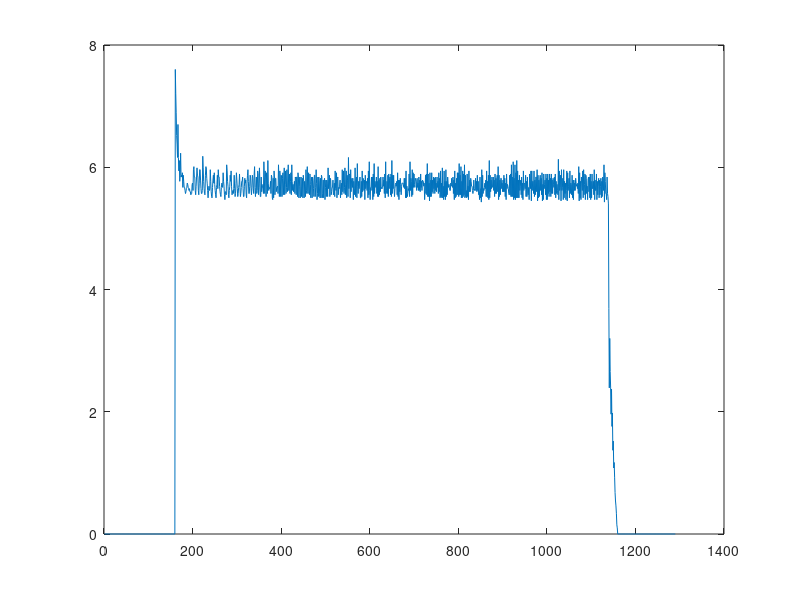
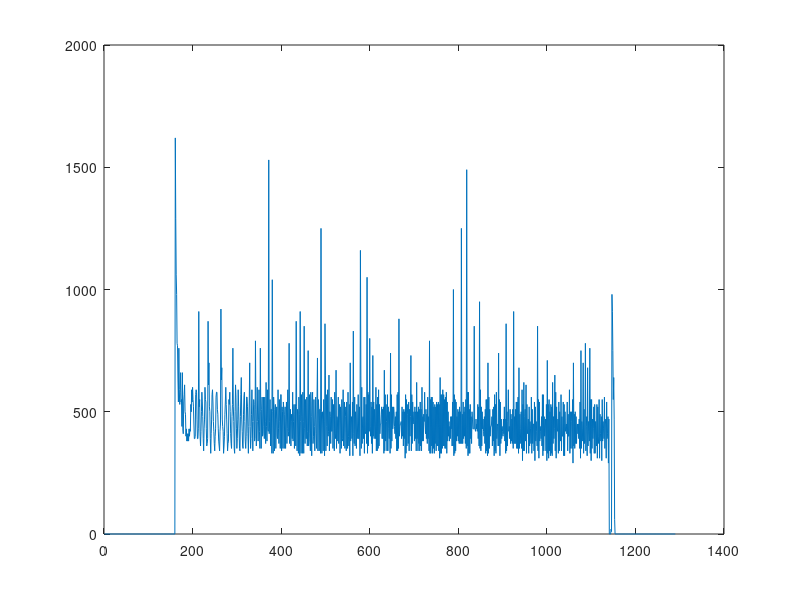
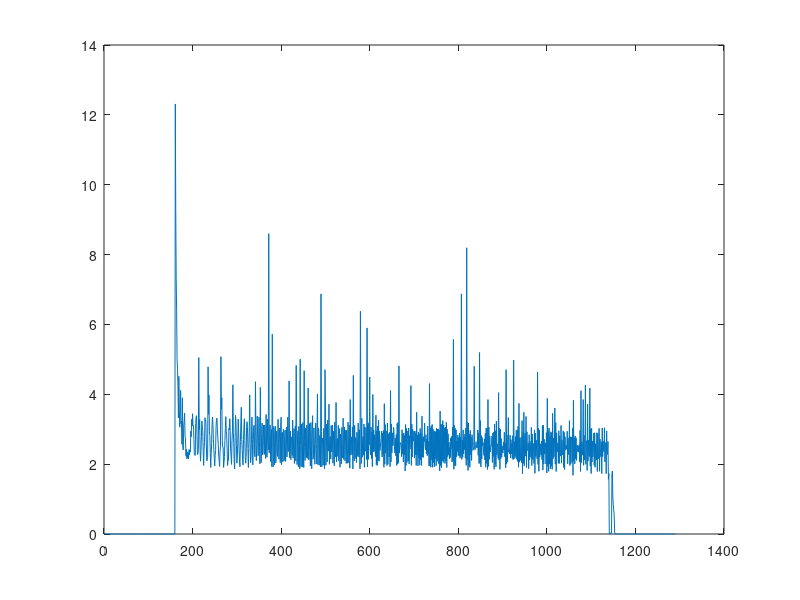

Write MATLAB code to recreate these figures, in order.

%% Open file and read data
addpath('tests');
[U,I] = textread('test1.txt','%f %f');

%% Make calculations
P = U.*I;

%% Plot the variables
figure(1);
plot(U);
figure(2);
plot(I*1e3);
figure(3);
plot(P);